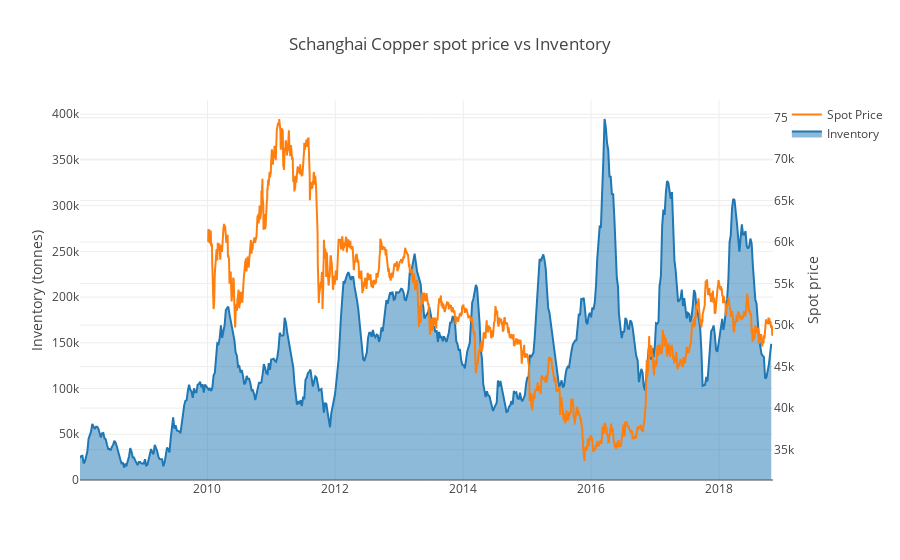

The notebook cell this image was saved under:
### Markdown cell above
Spread = (F(t, T) - S(t))/(S(t)

### Code cell
iplot(go.Figure(data=[go.Scatter(x=wh.index, y=wh.Deliverable, fill='tonexty', name='Inventory'),
                      go.Scatter(x=fc_p.index, y=fc_p['SCFc01'], yaxis='y2', name='Spot Price'),
                     ],
                layout=go.Layout(title='Schanghai Copper spot price vs Inventory', yaxis={'title':'Inventory (tonnes)'}, 
                                 yaxis2=dict(title='Spot price', overlaying='y', side='right'))))

### Figure 1 — Plotly figure (JSON) as saved in the notebook; plotly's stock layout.template omitted (floating-point values rounded to 4 significant figures; data arrays with more than 128 entries replaced by an {"elided": "..."} marker saying what was removed)
{"data": [{"fill": "tonexty", "name": "Inventory", "type": "scatter", "uid": "277333da-e370-11e8-9e1c-784f43970ddb", "x": {"elided": "537 str values"}, "y": {"elided": "537 int values"}}, {"name": "Spot Price", "type": "scatter", "uid": "2776a15a-e370-11e8-93dc-784f43970ddb", "x": {"elided": "2148 str values"}, "y": {"elided": "2148 int values"}, "yaxis": "y2"}], "layout": {"autosize": true, "title": "Schanghai Copper spot price vs Inventory", "xaxis": {"autorange": true, "range": ["2008-01-04", "2018-11-05"], "type": "date"}, "yaxis": {"autorange": true, "range": [0, 415600.0], "title": "Inventory (tonnes)", "type": "linear"}, "yaxis2": {"autorange": true, "overlaying": "y", "range": [31340.0, 77120.0], "side": "right", "title": "Spot price", "type": "linear"}}}
